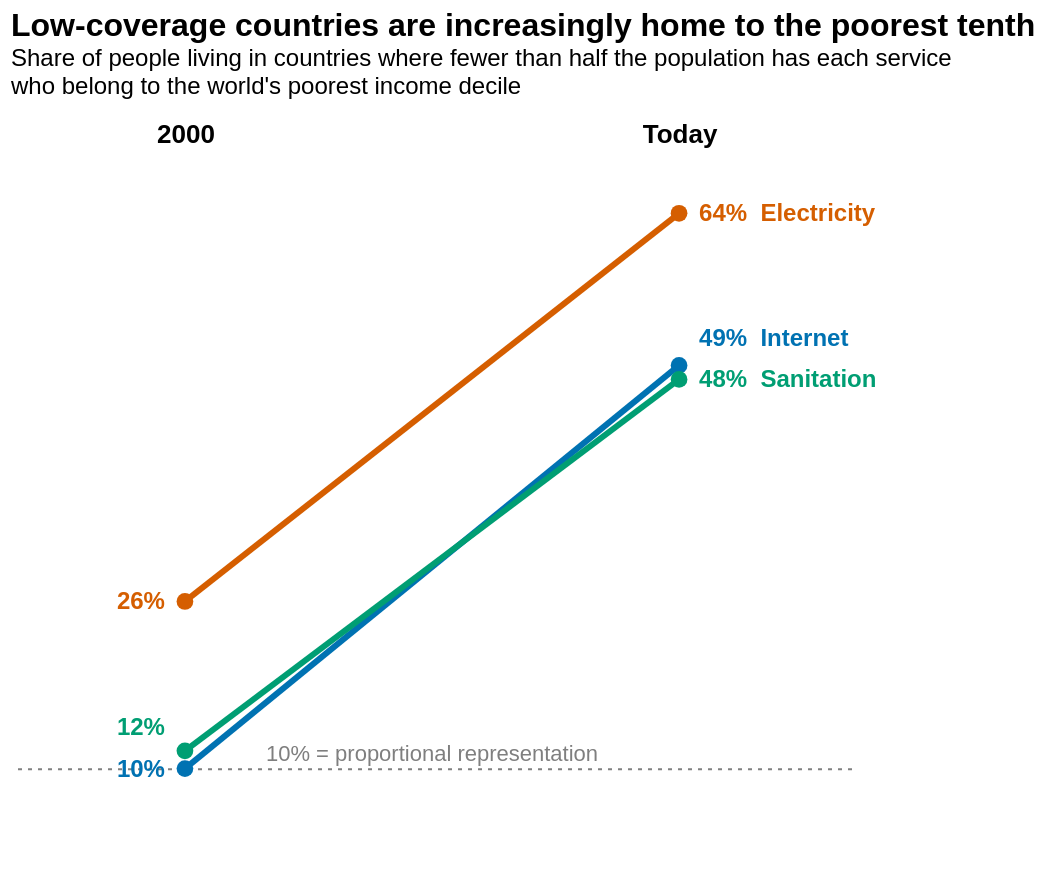

The notebook cell this image was saved under:
### Markdown cell above
**Suggested caption:** In 2000, about one in four people living in countries where most lacked electricity belonged to the world's poorest tenth; today it is almost two in three. For internet use and basic sanitation, the share rose from about one in ten to about half.

**Note:** Country-level classification; it does not identify which households lack each service. The fragility series (dashed) starts in 2005, and the World Bank list changed methodology in FY2009 and FY2020.

### Code cell
services_slope = slope_data[slope_data['indicator'].ne('Fragile or conflict-affected')].copy()
services_slope['period_axis'] = services_slope['period'].map({'Around 2000': '2000', 'Latest': 'Today'})
services_slope['label_y'] = services_slope.groupby('period', group_keys=False)['d1_part'].apply(spread_labels)
services_slope['end_label'] = services_slope['start_label'] + '  ' + services_slope['indicator']

services_x = alt.X(
    'period_axis:N', sort=['2000', 'Today'], title=None,
    axis=alt.Axis(labelAngle=0, labelFontSize=13, labelFontWeight='bold', domain=False, ticks=False, orient='top'),
    scale=alt.Scale(padding=0.35),
)
services_base = alt.Chart(services_slope).encode(x=services_x, color=color)
services_lines = services_base.mark_line(strokeWidth=3).encode(
    y=alt.Y(
        'd1_part:Q',
        scale=y_scale,
        axis=alt.Axis(title='Share of low-coverage population in D1 (%)', values=list(range(0, 71, 10)), grid=False),
    ),
    detail='indicator:N',
)
services_points = services_base.mark_point(filled=True, size=70, opacity=1).encode(
    y=alt.Y('d1_part:Q', scale=y_scale, axis=None),
    tooltip=[
        alt.Tooltip('indicator:N', title='Indicator'),
        alt.Tooltip('year:Q', title='Year', format='d'),
        alt.Tooltip('d1_part:Q', title='Share who are in D1 (%)', format='.1f'),
    ],
)
services_start = services_base.transform_filter(alt.datum.period == 'Around 2000').mark_text(
    align='right', dx=-10, fontSize=12, fontWeight='bold'
).encode(y=alt.Y('label_y:Q', scale=y_scale, axis=None), text='start_label:N')
services_end = services_base.transform_filter(alt.datum.period == 'Latest').mark_text(
    align='left', dx=10, fontSize=12, fontWeight='bold'
).encode(y=alt.Y('label_y:Q', scale=y_scale, axis=None), text='end_label:N')

services_slope_chart = (
    alt.layer(reference_rule, reference_text, services_lines, services_points, services_start, services_end)
    .properties(
        width=SLOPE_WIDTH,
        height=360,
        title=alt.TitleParams(
            'Low-coverage countries are increasingly home to the poorest tenth',
            subtitle=[
                'Share of people living in countries where fewer than half the population has each service',
                "who belong to the world's poorest income decile",
            ],
            anchor='start',
            fontSize=16,
            offset=12,
        ),
    )
    .configure_view(stroke=None)
    .configure_axis(grid=False)
)
services_slope_chart

### Figure 1 — Vega-Lite specification as saved in the notebook (floating-point values rounded to 4 significant figures)
{"config": {"view": {"continuousWidth": 300, "continuousHeight": 300, "stroke": null}, "axis": {"grid": false}}, "layer": [{"data": {"name": "data-a05a1ed448acbefd215f8bada93c9a1f"}, "mark": {"type": "rule", "color": "#7F7F7F", "strokeDash": [2, 3]}, "encoding": {"y": {"axis": null, "field": "y", "scale": {"domain": [0, 70]}, "type": "quantitative"}}}, {"data": {"name": "data-a05a1ed448acbefd215f8bada93c9a1f"}, "mark": {"type": "text", "align": "center", "color": "#7F7F7F", "dy": -7, "fontSize": 11, "text": "10% = proportional representation"}, "encoding": {"x": {"value": 210.0}, "y": {"axis": null, "field": "y", "scale": {"domain": [0, 70]}, "type": "quantitative"}}}, {"data": {"name": "data-e62157f5184fdaa3706af65158ecd559"}, "mark": {"type": "line", "strokeWidth": 3}, "encoding": {"color": {"field": "indicator", "legend": null, "scale": {"domain": ["Electricity", "Internet", "Sanitation", "Fragile or conflict-affected"], "range": ["#D55E00", "#0072B2", "#009E73", "#CC79A7"]}, "type": "nominal"}, "detail": {"field": "indicator", "type": "nominal"}, "x": {"axis": {"domain": false, "labelAngle": 0, "labelFontSize": 13, "labelFontWeight": "bold", "orient": "top", "ticks": false}, "field": "period_axis", "scale": {"padding": 0.35}, "sort": ["2000", "Today"], "title": null, "type": "nominal"}, "y": {"axis": {"grid": false, "title": "Share of low-coverage population in D1 (%)", "values": [0, 10, 20, 30, 40, 50, 60, 70]}, "field": "d1_part", "scale": {"domain": [0, 70]}, "type": "quantitative"}}}, {"data": {"name": "data-e62157f5184fdaa3706af65158ecd559"}, "mark": {"type": "point", "filled": true, "opacity": 1, "size": 70}, "encoding": {"color": {"field": "indicator", "legend": null, "scale": {"domain": ["Electricity", "Internet", "Sanitation", "Fragile or conflict-affected"], "range": ["#D55E00", "#0072B2", "#009E73", "#CC79A7"]}, "type": "nominal"}, "tooltip": [{"field": "indicator", "title": "Indicator", "type": "nominal"}, {"field": "year", "format": "d", "title": "Year", "type": "quantitative"}, {"field": "d1_part", "format": ".1f", "title": "Share who are in D1 (%)", "type": "quantitative"}], "x": {"axis": {"domain": false, "labelAngle": 0, "labelFontSize": 13, "labelFontWeight": "bold", "orient": "top", "ticks": false}, "field": "period_axis", "scale": {"padding": 0.35}, "sort": ["2000", "Today"], "title": null, "type": "nominal"}, "y": {"axis": null, "field": "d1_part", "scale": {"domain": [0, 70]}, "type": "quantitative"}}}, {"data": {"name": "data-e62157f5184fdaa3706af65158ecd559"}, "mark": {"type": "text", "align": "right", "dx": -10, "fontSize": 12, "fontWeight": "bold"}, "encoding": {"color": {"field": "indicator", "legend": null, "scale": {"domain": ["Electricity", "Internet", "Sanitation", "Fragile or conflict-affected"], "range": ["#D55E00", "#0072B2", "#009E73", "#CC79A7"]}, "type": "nominal"}, "text": {"field": "start_label", "type": "nominal"}, "x": {"axis": {"domain": false, "labelAngle": 0, "labelFontSize": 13, "labelFontWeight": "bold", "orient": "top", "ticks": false}, "field": "period_axis", "scale": {"padding": 0.35}, "sort": ["2000", "Today"], "title": null, "type": "nominal"}, "y": {"axis": null, "field": "label_y", "scale": {"domain": [0, 70]}, "type": "quantitative"}}, "transform": [{"filter": "(datum.period === 'Around 2000')"}]}, {"data": {"name": "data-e62157f5184fdaa3706af65158ecd559"}, "mark": {"type": "text", "align": "left", "dx": 10, "fontSize": 12, "fontWeight": "bold"}, "encoding": {"color": {"field": "indicator", "legend": null, "scale": {"domain": ["Electricity", "Internet", "Sanitation", "Fragile or conflict-affected"], "range": ["#D55E00", "#0072B2", "#009E73", "#CC79A7"]}, "type": "nominal"}, "text": {"field": "end_label", "type": "nominal"}, "x": {"axis": {"domain": false, "labelAngle": 0, "labelFontSize": 13, "labelFontWeight": "bold", "orient": "top", "ticks": false}, "field": "period_axis", "scale": {"padding": 0.35}, "sort": ["2000", "Today"], "title": null, "type": "nominal"}, "y": {"axis": null, "field": "label_y", "scale": {"domain": [0, 70]}, "type": "quantitative"}}, "transform": [{"filter": "(datum.period === 'Latest')"}]}], "height": 360, "title": {"text": "Low-coverage countries are increasingly home to the poorest tenth", "anchor": "start", "fontSize": 16, "offset": 12, "subtitle": ["Share of people living in countries where fewer than half the population has each service", "who belong to the world's poorest income decile"]}, "width": 420, "$schema": "https://vega.github.io/schema/vega-lite/v6.4.1.json", "datasets": {"data-a05a1ed448acbefd215f8bada93c9a1f": [{"y": 10}], "data-e62157f5184fdaa3706af65158ecd559": [{"indicator": "Electricity", "period": "Around 2000", "year": 2000, "share": 38.71, "world": 14.71, "d1_part": 26.3, "period_axis": "2000", "label_y": 26.3, "start_label": "26%", "end_label": "26%  Electricity"}, {"indicator": "Electricity", "period": "Latest", "year": 2023, "share": 30.57, "world": 4.773, "d1_part": 64.04, "period_axis": "Today", "label_y": 64.04, "start_label": "64%", "end_label": "64%  Electricity"}, {"indicator": "Internet", "period": "Around 2000", "year": 2000, "share": 99.99, "world": 99.4, "d1_part": 10.05, "period_axis": "2000", "label_y": 10.05, "start_label": "10%", "end_label": "10%  Internet"}, {"indicator": "Internet", "period": "Latest", "year": 2024, "share": 74.0, "world": 15.02, "d1_part": 49.25, "period_axis": "Today", "label_y": 51.89, "start_label": "49%", "end_label": "49%  Internet"}, {"indicator": "Sanitation", "period": "Around 2000", "year": 2000, "share": 47.25, "world": 40.09, "d1_part": 11.78, "period_axis": "2000", "label_y": 14.05, "start_label": "12%", "end_label": "12%  Sanitation"}, {"indicator": "Sanitation", "period": "Latest", "year": 2024, "share": 66.33, "world": 13.85, "d1_part": 47.89, "period_axis": "Today", "label_y": 47.89, "start_label": "48%", "end_label": "48%  Sanitation"}]}}
